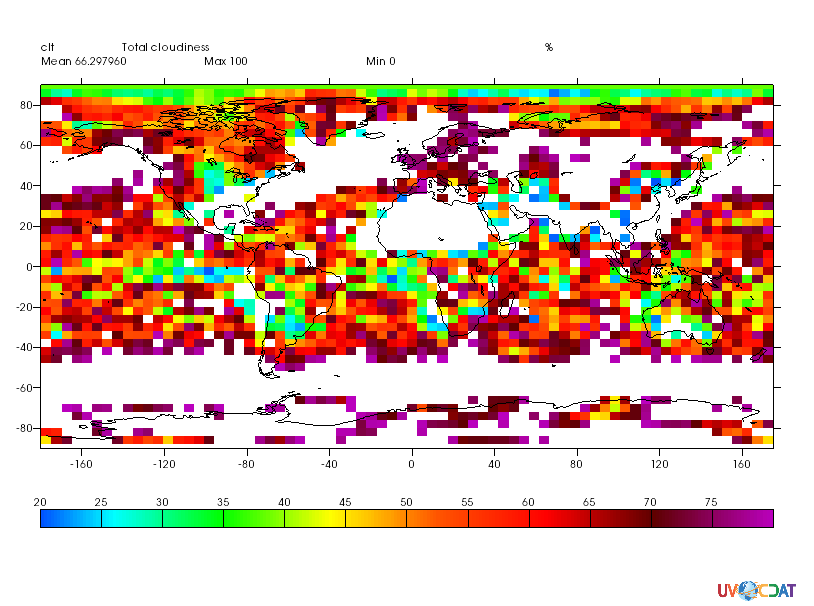

Write Python code to recreate this figure.

import cdms2,sys,vcs,sys,os
src=sys.argv[1]
pth = os.path.join(os.path.dirname(__file__),"..")
sys.path.append(pth)
import checkimage
x=vcs.init()
x.drawlogooff()
f=cdms2.open(vcs.sample_data+"/clt.nc")
s=f("clt",slice(0,1),squeeze=1)
b=x.createboxfill()
b.level_1=.5
b.level_2=14.5
x.plot(s,b,bg=1)

fnm= "test_boxfill_lev1_lev2.png"

x.png(fnm)

print "fnm:",fnm
print "src:",src
ret = checkimage.check_result_image(fnm,src,checkimage.defaultThreshold)
sys.exit(ret)
